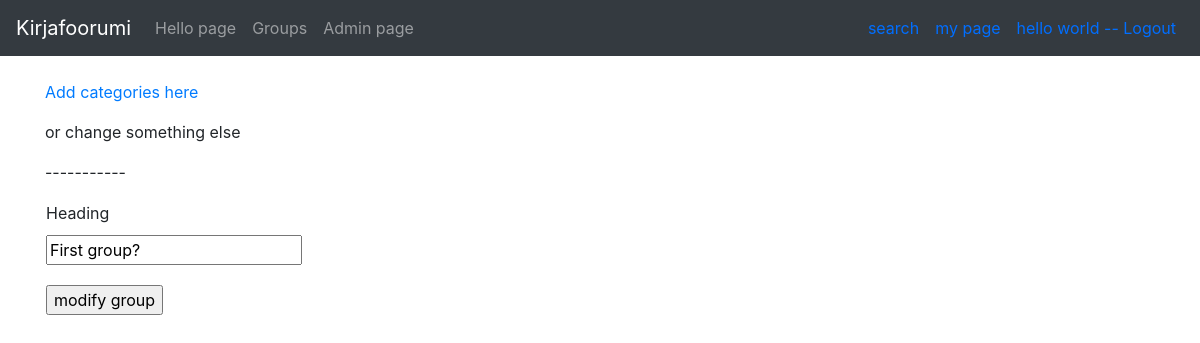
The page /groups/2/modify (signed in) on the database as committed earlier.
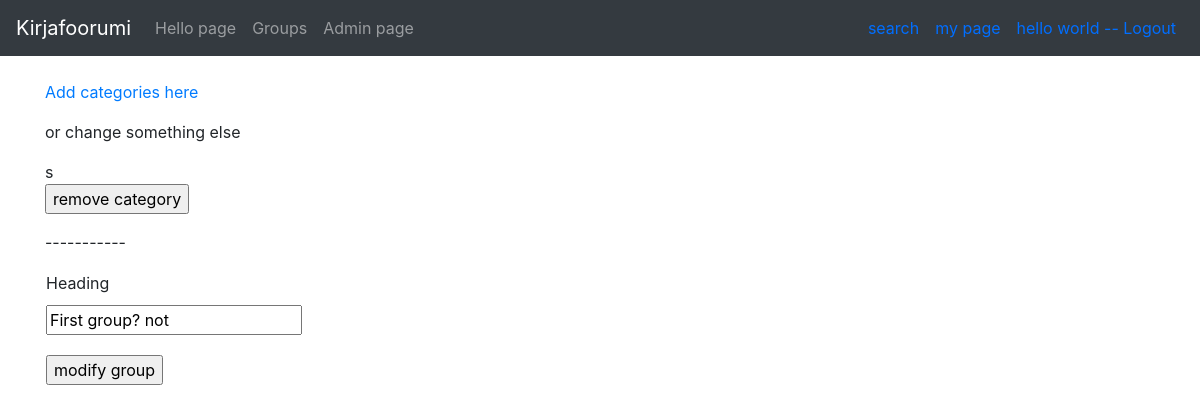
The same page on the database as committed later.
### application/groups/models.py (models this page shows, shortened)
class Groups(Base):
    heading = db.Column(db.String(20), nullable=False)
    account_id = db.Column(db.Integer, db.ForeignKey('account.id'), nullable = False)
    book_id = db.Column(db.Integer, db.ForeignKey('book.id'))
    messages = db.relationship("Message", backref='Groups', lazy=True)
    def categories(group_id):
        stmt = text(
            "SELECT DISTINCT Category.id, Category.name FROM Groups, Group_category, Category WHERE Category.id = Group_category.category_id AND Group_category.group_id = :id").params(id = group_id)
        res = db.engine.execute(stmt)
        response = []
        for row in res:
            response.append({"id":row[0], "name":row[1]})
        return response

### application/groups/views.py (the view)
@app.route("/groups/<group_id>/modify")
@login_required()
def modify_group_form(group_id):
    g = Groups.query.get(group_id).heading
    form = GroupForm()
    form.heading.default = g
    form.process()
    categories = Groups.categories(group_id)
    return render_template("groups/modifyGroup.html", form = form, group_id = group_id, categories = categories)

### application/groups/forms.py
class GroupForm(FlaskForm):
    heading = StringField("Heading", [validators.Length(min=4)])
    class Meta:
        csrf = False

### application/__init__.py (called while the page is built, shortened)
def login_required(role="ANY"):
    def wrapper(fn):
        @wraps(fn)
        def decorated_view(*args, **kwargs):
            if not current_user.is_authenticated:
                return login_manager.unauthorized()
            unauthorized = False
            if unauthorized:
                return login_manager.unauthorized()
            return fn(*args, **kwargs)
        return decorated_view
    return wrapper

@login_manager.user_loader
def load_user(user_id):
    return User.query.get(user_id)

### application/auth/models.py (called while the page is built)
    def get_role(self):
        return Role.query.get(self.role_id)

### application/templates/groups/modifyGroup.html (shortened to what this page needs)
{% extends "layout.html" %}
{% block body %}
<p>
  <form method="POST" id="modifiedGroup">
    <table>
    <tr>
      <td>
        {{ form.heading.label }}
      </td>
    </tr>
    <tr>
      <td>
      {{ form.heading }}
      </td>
    </tr>
    <tr>
      <td>
      </td>
      </tr>
    <tr>
      <td colspan="2">
      <input type="submit" value="modify group"/>
      </td>
    </tr>
  </form>
</p>
<p>
    <a href="{{ url_for('add_groupcategory', group_id = group_id) }}">Add categories here</a>
</p>
<p>or change something else</p>
{% for category in categories %}
<p>
  {{ category.name }}
  <form action="{{ url_for('remove_groupcategory', group_id = group_id, category_id = category.id) }}" method="POST">
    <input type="submit" value="remove category">
  </form>
</p>
{% endfor %}
<p>-----------</p>
{% endblock %}

Rows that differ between the two databases and show on the page:
changed Groups: heading "First group?" → "First group? not"
Other text that changed with them:
new list line: "s remove category"
